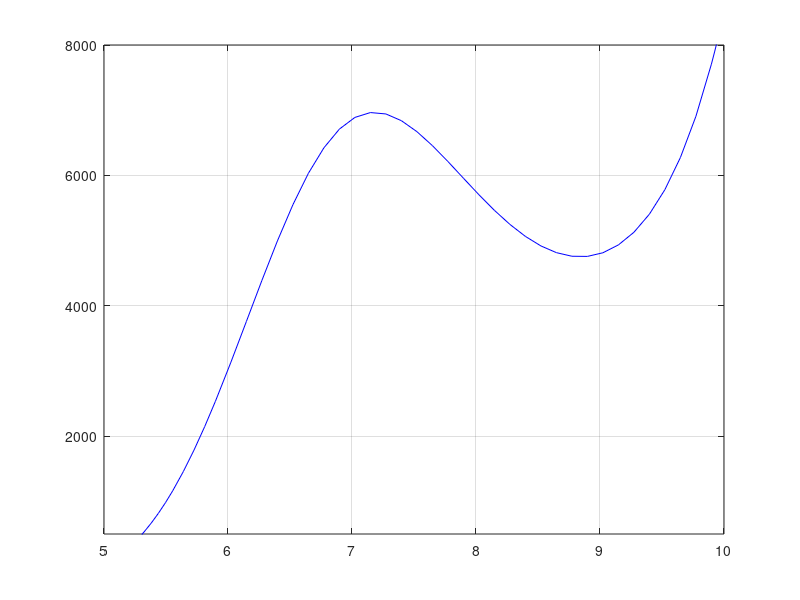

Reproduce this figure in MATLAB.
function hw62445
x0=5;y0=10;
 function z=ff(x,y)
 z=-sin(x)*y+exp(cos(x))*4*x^(3)*log(x);
 end
[X,Y]=ode45(@ff,[x0,10], y0);
plot(X, Y, 'b')
hold on
grid on
axis([5,10,500,8000])
end
